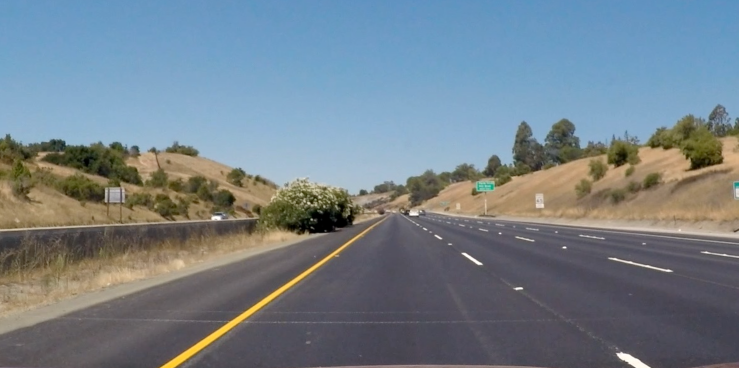
#> input picture lanes2.PNG, 1477 x 736 px, found by its file name (shown at 1/2 size)
$ jupyter execute --allow-errors img_processing.ipynb   (shell and % lines are left out)   (older library calls are emulated)
#> lines starting #> are read from the running program, lines starting #| are printed output that depends on the picture; after the words box and inside, x2 and y2 are one past the last pixel; in counts of white or black regions, pixels touching at a corner belong together
### PerspectiveTranform.py
import numpy as np
import cv2


class PerspectiveTranform:
    """ a class for getting the bird eye view from normal and vice versa
    Attributes:
    src (np.array): Coordinates of 4 source points
    dst (np.array): Coordinates of 4 destination points
    M (np.array): Matrix to transform image from front view to top view
    M_inv (np.array): Matrix to transform image from top view to front view
    """
    def __init__(self):
        self.src = np.float32([(550, 460),     # top-left
                                (150, 720),     # bottom-left
                                (1200, 720),    # bottom-right
                                (770, 460)])
        self.dst = np.float32([(100, 0),
                                (100, 720),
                                (1100, 720),
                                (1100, 0)])
        self.M = cv2.getPerspectiveTransform(self.src, self.dst)
        self.M_inv = cv2.getPerspectiveTransform(self.dst, self.src)


    def BirdView(self, img, img_size=(1280, 720), flags=cv2.INTER_LINEAR):
        return cv2.warpPerspective(img, self.M, img_size, flags=flags)


    def NormalView(self, img, img_size=(1280, 720), flags=cv2.INTER_LINEAR):
        return cv2.warpPerspective(img,self.M_inv,img_size,flags=flags)


### Thresholding.py
import cv2
import numpy as np

def relative_thresholding(img, low_percentage, hi_percentage):
    img_min = np.min(img)
    img_max = np.max(img)

    thresh_low = img_min + (img_max - img_min) * low_percentage
    thresh_high = img_min + (img_max - img_min) * hi_percentage
    return np.uint8((img >= thresh_low) & (img <= thresh_high)) * 255

def absolute_thresholding(img, low_absolute, hi_absolute):
    return np.uint8((img >= low_absolute) & (img <= hi_absolute)) * 255

class Thresholding:
    """ This class is for extracting relevant pixels in an image.
    """
    def __init__(self):
        """ Init Thresholding."""
        pass

    def forward(self, img):
        """ Take an image and extract all relavant pixels.
        Parameters:
            img (np.array): Input image
        Returns:
            binary (np.array): A binary image represent all positions of relavant pixels.
        """
        hls = cv2.cvtColor(img, cv2.COLOR_RGB2HLS)
        hsv = cv2.cvtColor(img, cv2.COLOR_RGB2HSV)
        hue = hls[:,:,0]
        lightness = hls[:,:,1]

        value = hsv[:,:,2]

        #Right lane is white-Coloured
        right_lane = relative_thresholding(lightness, 0.8, 1.0)
        right_lane[:,:750] = 0

        #Left lane is orange-Coloured
        left_lane = absolute_thresholding(hue, 20, 30)
        left_lane &= relative_thresholding(value, 0.7, 1.0)
        left_lane[:,550:] = 0

        img_output = left_lane | right_lane

        return img_output

### draw_lanes.py
from turtle import left
import cv2
from matplotlib.pyplot import plot
import numpy as np
import matplotlib.image as mpimg

# [62 lines left out: functions hist, overlay_image_alpha, image_resize, not called in this run]

class DrawLanes:
    """ Class includes information about detected lane lines.
    Attributes:
        left_fit (np.array): Coefficients of a polynomial that fit left lane line
        right_fit (np.array): Coefficients of a polynomial that fit right lane line
        parameters (dict): Dictionary containing all parameters needed for the pipeline
        debug (boolean): Flag for debug/normal mode
    """
    def __init__(self):
        """Init Drawlanes.
        Parameters:
            left_fit (np.array): Coefficients of polynomial that fit left lane
            right_fit (np.array): Coefficients of polynomial that fit right lane
            binarized (np.array): binarized image
        """
        self.left_line = None
        self.right_line = None
        self.topleft_windows = []
        self.bottomright_windows = []
        self.left_fit = None
        self.right_fit = None
        self.binary = None
        self.nonzero = None
        self.nonzerox = None
        self.nonzeroy = None
        self.clear_visibility = True
        self.dir = []
        self.left_curve_img = mpimg.imread('turn-left.png')
        self.right_curve_img = mpimg.imread('turn-right.png')
        self.keep_straight_img = mpimg.imread('straight-ahead.png')
        # self.left_curve_img = cv2.cvtColor(self.left_curve_img, cv2.CV_8U)
        # self.right_curve_img = cv2.cvtColor(self.right_curve_img, cv2.CV_8U)
        # self.keep_straight_img = cv2.cvtColor(self.keep_straight_img, cv2.CV_8U)
        self.left_curve_img = cv2.normalize(src=self.left_curve_img, dst=None, alpha=0, beta=255, norm_type=cv2.NORM_MINMAX, dtype=cv2.CV_8U)
        self.right_curve_img = cv2.normalize(src=self.right_curve_img, dst=None, alpha=0, beta=255, norm_type=cv2.NORM_MINMAX, dtype=cv2.CV_8U)
        self.keep_straight_img = cv2.normalize(src=self.keep_straight_img, dst=None, alpha=0, beta=255, norm_type=cv2.NORM_MINMAX, dtype=cv2.CV_8U)

        # HYPERPARAMETERS
        # Number of sliding windows
        self.nwindows = 9
        # Width of the the windows +/- margin
        self.margin = 100
        # Mininum number of pixels found to recenter window
        ## In recentered window, it requires at least 50 pixels to consider this window a part of the detected line.
        self.minpix = 50

    # [318 lines left out: functions forward, extract_features, pixels_in_window, find_lane_pixels, fit_poly, plot and 1 more, not called in this run]

### img_processing.ipynb
[cell 1]
import cv2
import numpy as np
import matplotlib.pyplot as plt
from skimage import color
from skimage.filters import gaussian
from PerspectiveTranform import *
from cameraCalibration import *
from draw_lanes import *
from Thresholding import *

[cell 2]
def show_image(image,title="image",cmap_type="gray"):
    plt.imshow(image,cmap_type)
    plt.title(title)
#     plt.axis("off")

[cell 3]
lane_image = cv2.imread("C:/Users/mohamed/Desktop/SENIOR YEAR PROJECTS/Image processing/Lane-Detection/lanes2.png")
#> lane_image is the input picture: shape (736, 1477, 3); mean B, G, R 137.2, 128.2, 116
lane_image = cv2.cvtColor(lane_image,cv2.COLOR_BGR2RGB)
show_image(lane_image,"Two Lanes")

[cell 4]
lane_image = cv2.resize(lane_image,(1280,720))
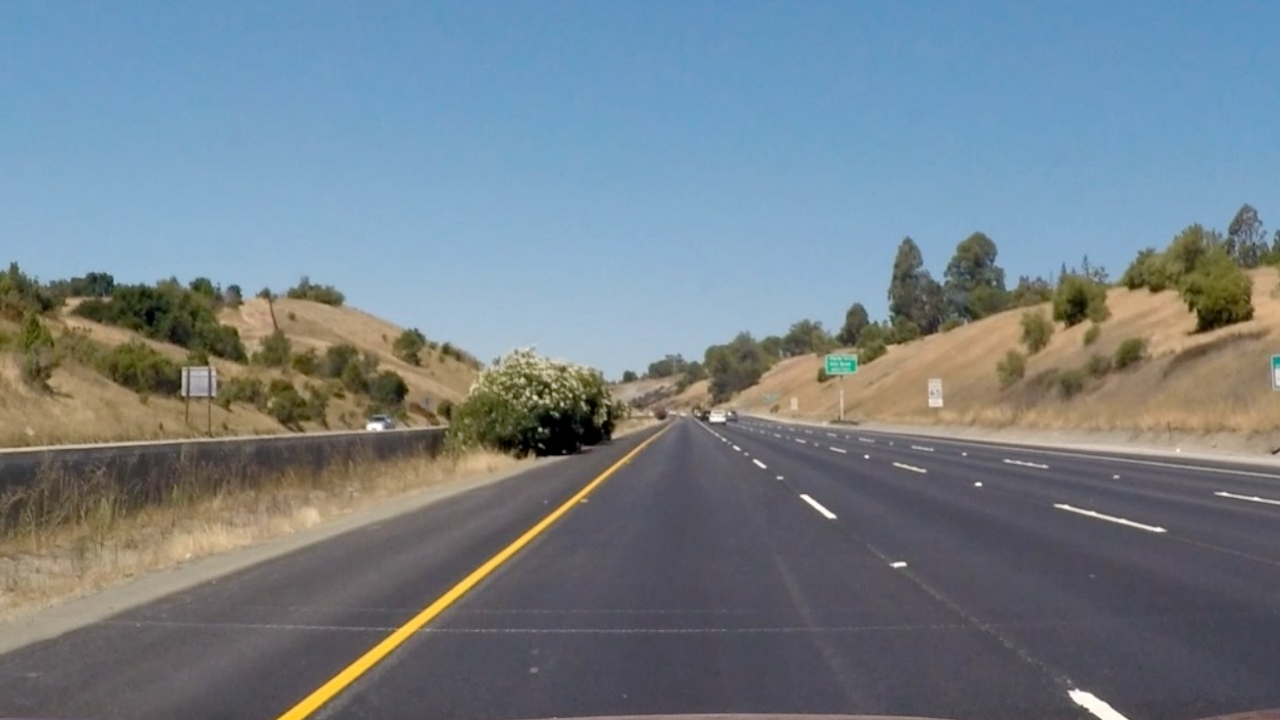
#> lane_image: shape (720, 1280, 3); mean R, G, B 115.9, 128.1, 137.1
perspective = PerspectiveTranform()
top_view = perspective.BirdView(lane_image)
show_image(top_view)

[cell 5]
threshold = Thresholding()
binarized_image = threshold.forward(top_view)
#> in forward, `hls = cv2.cvtColor(img, cv2.COLOR_RGB2HLS)`: hls: shape (720, 1280, 3); mean of channels 0, 1, 2 113.6, 96.6, 20.1
#> in forward, `hsv = cv2.cvtColor(img, cv2.COLOR_RGB2HSV)`: hsv: shape (720, 1280, 3); mean H, S, V 113.7, 31.9, 103.7
#> in forward, `hue = hls[:,:,0]`:
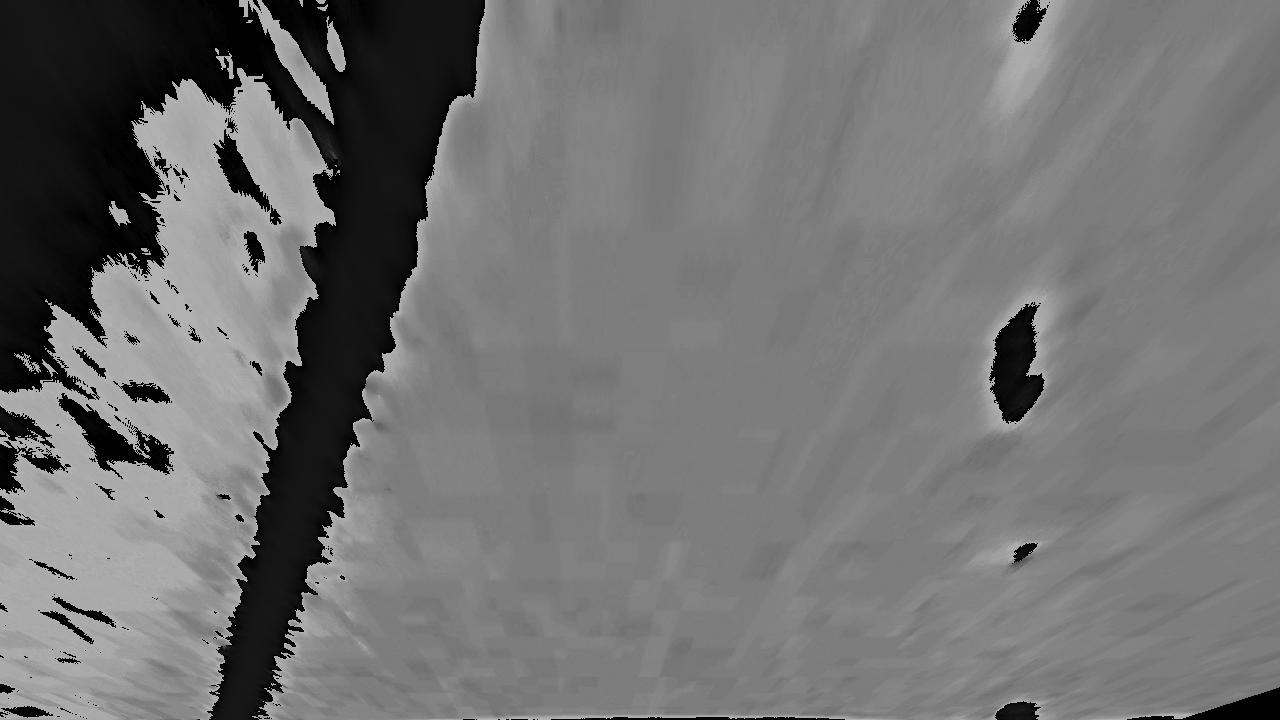
#> hue: shape (720, 1280); min 0, max 179, mean 113.6
#> in forward, `value = hsv[:,:,2]`:
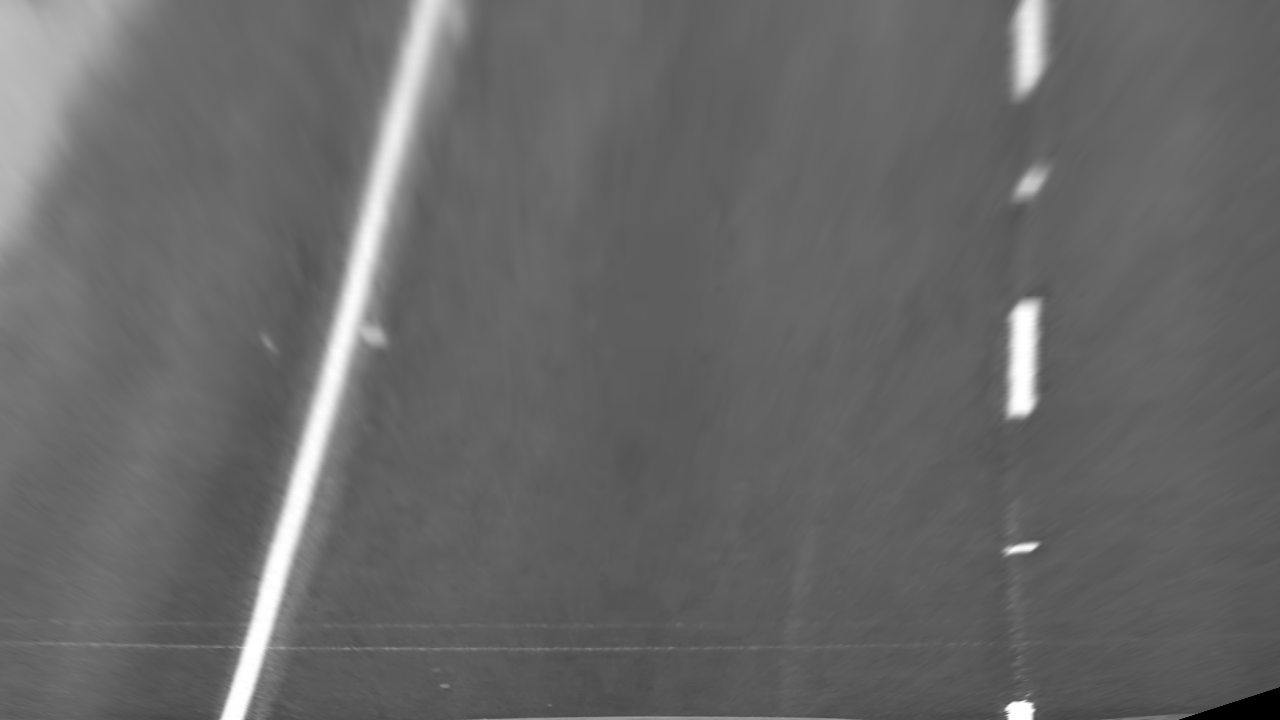
#> value: shape (720, 1280); min 0, max 255, mean 103.7
#> in relative_thresholding, `img_min = np.min(img)`: img_min = 0
#> in relative_thresholding, `img_max = np.max(img)`: img_max = 254
#> in relative_thresholding, `thresh_low = img_min + (img_max - img_min) * low_percentage`: thresh_low = 203.2
#> in relative_thresholding, `thresh_high = img_min + (img_max - img_min) * hi_percentage`: thresh_high = 254
#> in relative_thresholding, `return np.uint8((img >= thresh_low) & (img <= thresh_high)) * 255`: returned value: shape (720, 1280); 0.45% white; 4 white regions, box (x1, y1, x2, y2) and area: (1010, 305, 1036, 414) 2212, (1020, 0, 1038, 85) 1333, (1006, 701, 1034, 720) 427, (1009, 544, 1036, 553) 142
#> in absolute_thresholding, `return np.uint8((img >= low_absolute) & (img <= hi_absolute)) * 255`:
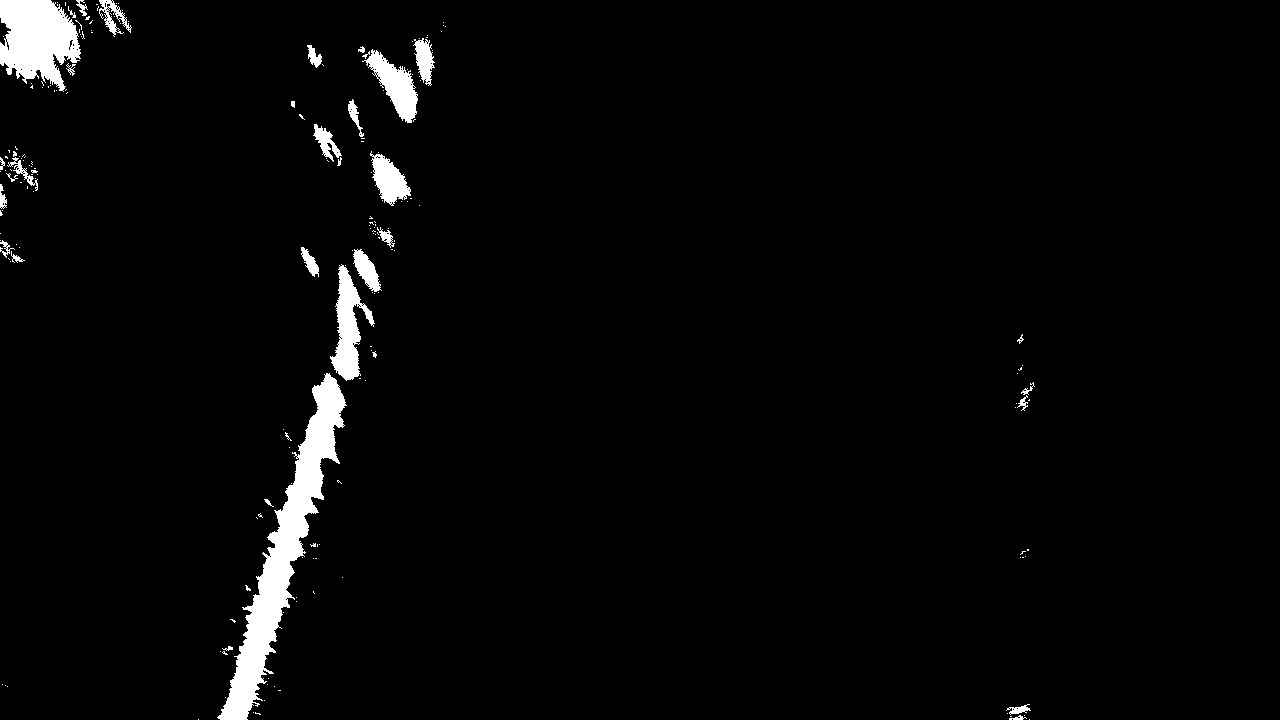
#> returned value: shape (720, 1280); 2.7% white; 199 white regions (166 under 20 px), largest, box (x1, y1, x2, y2) and area: (217, 373, 347, 720) 10477, (0, 0, 81, 92) 5147, (330, 264, 375, 381) 2256
#> in relative_thresholding (call 2), `return np.uint8((img >= thresh_low) & (img <= thresh_high)) * 255`: returned value: shape (720, 1280); 3.3% white; 8 white regions (1 under 20 px), largest, box (x1, y1, x2, y2) and area: (220, 0, 448, 720) 18519, (0, 0, 49, 187) 6139, (1008, 302, 1038, 416) 2704
#> in forward, `left_lane &= relative_thresholding(value, 0.7, 1.0)`: left_lane: shape (720, 1280); 1.7% white; 68 white regions (52 under 20 px), largest, box (x1, y1, x2, y2) and area: (220, 373, 341, 720) 8065, (0, 0, 49, 84) 2496, (330, 274, 366, 379) 1581
#> in forward, `img_output = left_lane | right_lane`:
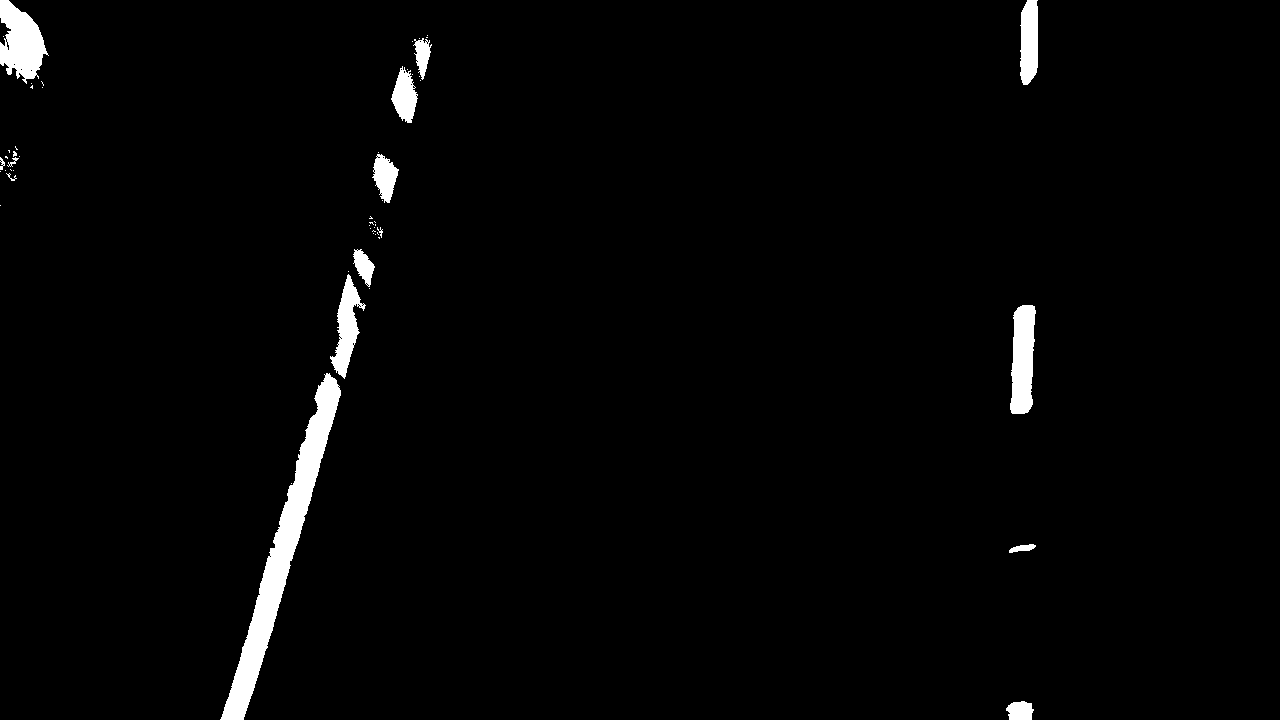
#> img_output: shape (720, 1280); 2.1% white; 55 white regions (40 under 20 px), largest, box (x1, y1, x2, y2) and area: (220, 373, 341, 720) 8065, (0, 0, 49, 84) 2496, (1010, 305, 1036, 414) 2212
show_image(binarized_image)

#> (a cell that did not finish here is left out)

#> (a cell that did not finish here is left out)
